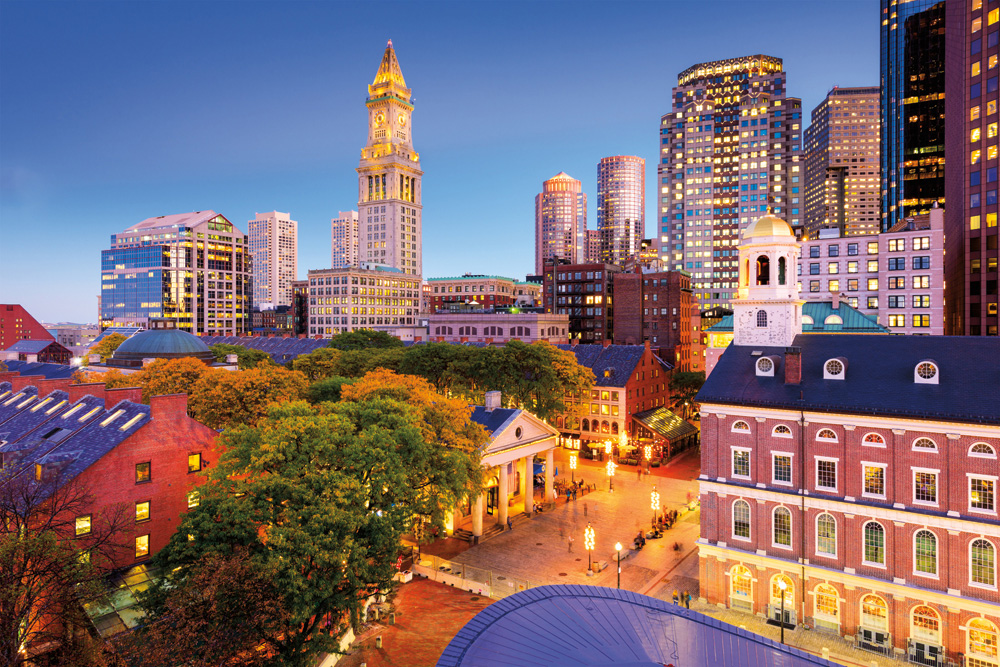
#> input picture Photos/boston.jpg, 1000 x 667 px
$ python transformations.py
#> lines starting #> are read from the running program, lines starting #| are printed output that depends on the picture
import cv2 as cv
import numpy as np

img = cv.imread('Photos/boston.jpg')
#> img is the input picture: shape (667, 1000, 3); mean B, G, R 112.6, 107.3, 126.9
cv.imshow('Boston', img)

# Translation
def translate(img, x, y):
#> called with x = -100, y = 100
    transMat = np.float32([[1,0,x],[0,1,y]]) # translation matrix
    dimensions = (img.shape[1], img.shape[0])
#> dimensions = (1000, 667)
    return cv.warpAffine(img, transMat, dimensions)
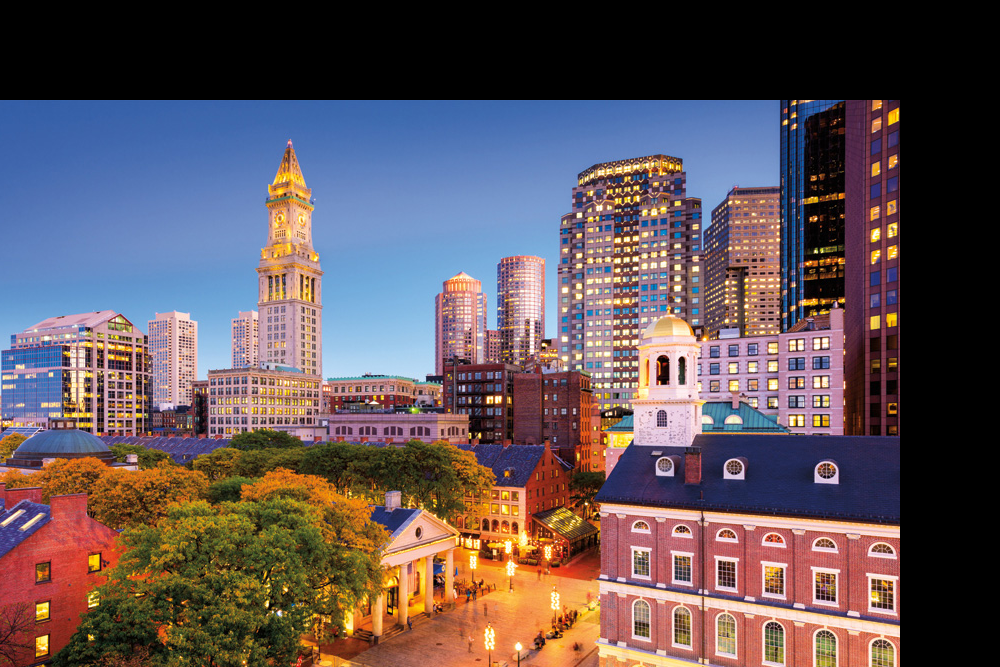
#> returned value: shape (667, 1000, 3); mean of channels 0, 1, 2 88.3, 83.9, 98; drawn as B, G, R

# -x --> Left | -y --> Up | x --> Right | y --> Down

translated = translate(img, -100, 100) # shift the image left by 100 pixdels and down by 100 pixels
cv.imshow('Translated', translated)

# Rotation -- specify a point to rotate the image around
def rotate(img, angle, rotPoint=None):
#> called with angle = 45
    (height, width) = img.shape[:2] # grab the height and width of the image by setting it equal to img.shape of the first two values
#> height = 667; width = 1000

    if rotPoint is None: # if there's no specified rotation point, assume you rotate around the center
        rotPoint = (width//2, height//2)
#> rotPoint = (500, 333)

    rotMat = cv.getRotationMatrix2D(rotPoint, angle, 1.0) # rotation matrix
    dimensions =(width, height)
#> dimensions = (1000, 667)

    return cv.warpAffine(img, rotMat, dimensions)
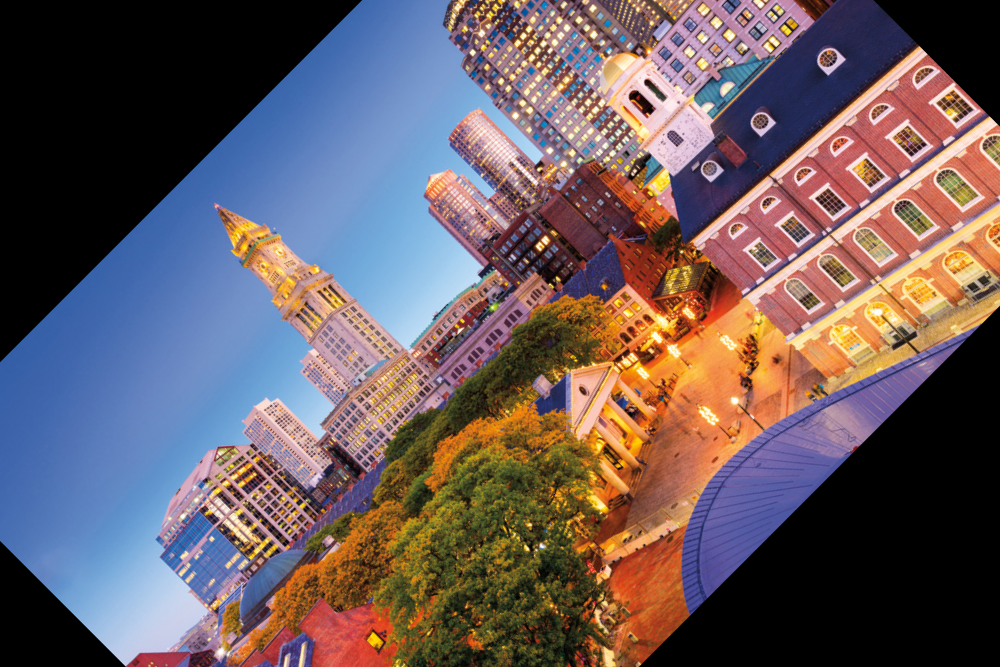
#> returned value: shape (667, 1000, 3); mean of channels 0, 1, 2 94.9, 91.2, 105.7; drawn as B, G, R

rotated = rotate(img, 45) # positive angle = counterclockwise, negative angle  = clockwise
cv.imshow('Rotated', rotated)

rotated_rotated = rotate(rotated, 45) # rotate an already rotated image
#> call 2 of rotate, with angle = 45
#> in rotate (call 2), `return cv.warpAffine(img, rotMat, dimensions)`:
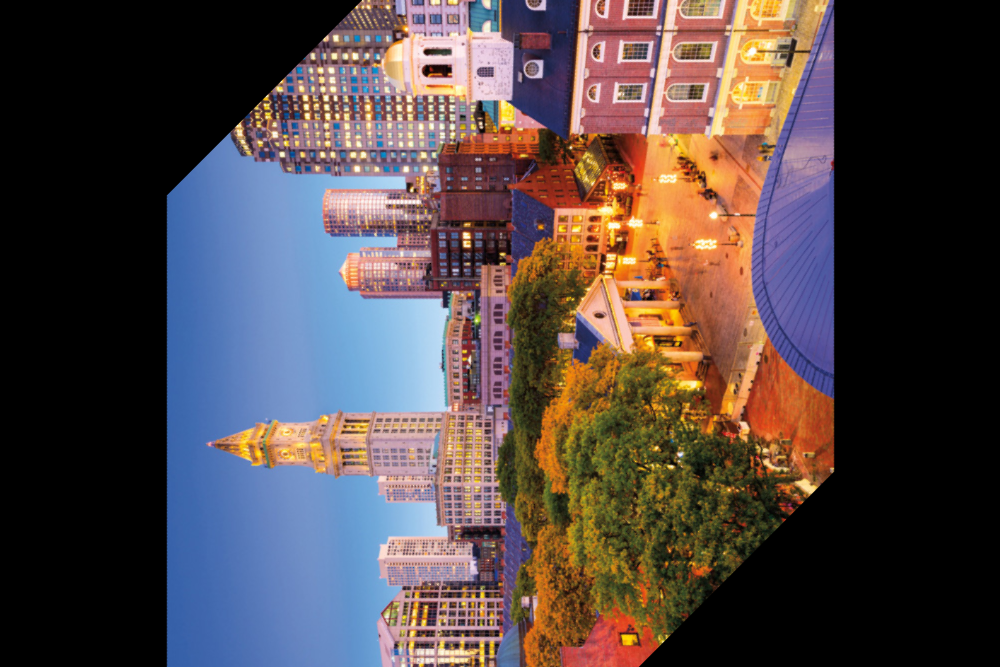
#> returned value: shape (667, 1000, 3); mean of channels 0, 1, 2 70.8, 70.5, 82.7; drawn as B, G, R
cv.imshow('Rotated Rotated', rotated_rotated)

# Resizing
resized = cv.resize(img, (500,500), interpolation = cv.INTER_CUBIC) # shrinking = INTER_AREA; enlarging = INTER_LINEAR or INTER_CUBIC -- INTER_CUBIC is slower but has a better resulting image
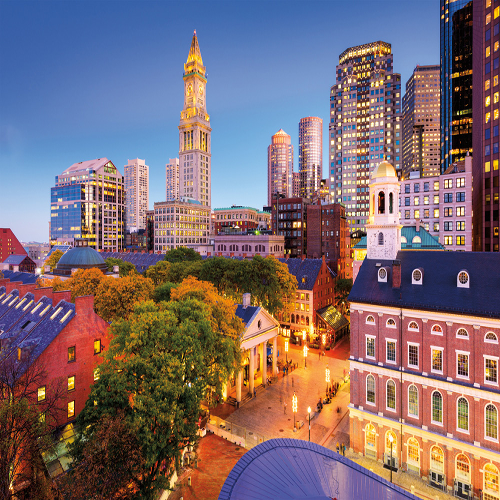
#> resized: shape (500, 500, 3); mean B, G, R 112.6, 107.3, 126.9
cv.imshow('Resized', resized)

# Flipping
flip = cv.flip(img, -1) # flipCode could be 0, 1 or -1 -- 0 implies flipping the image vertcally (over x-axis) -- 1 specifies flipping the image horizontally (over y-axis) -- -1 implies both fliping the image vertically AND horizontally
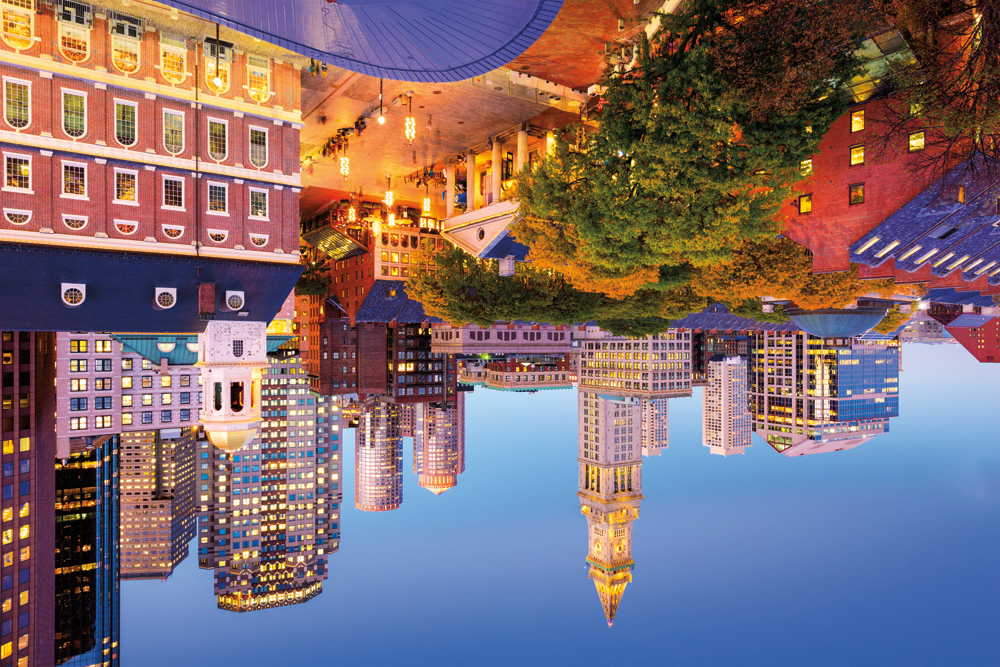
#> flip: shape (667, 1000, 3); mean B, G, R 112.6, 107.3, 126.9
cv.imshow('Flip', flip)

# Cropping
cropped = img[200:400, 300:400] # Array Slicing
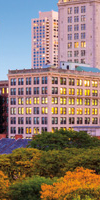
#> cropped: shape (200, 100, 3); mean B, G, R 115.2, 124.5, 145.2
cv.imshow('Cropped', cropped)

cv.waitKey(0)
